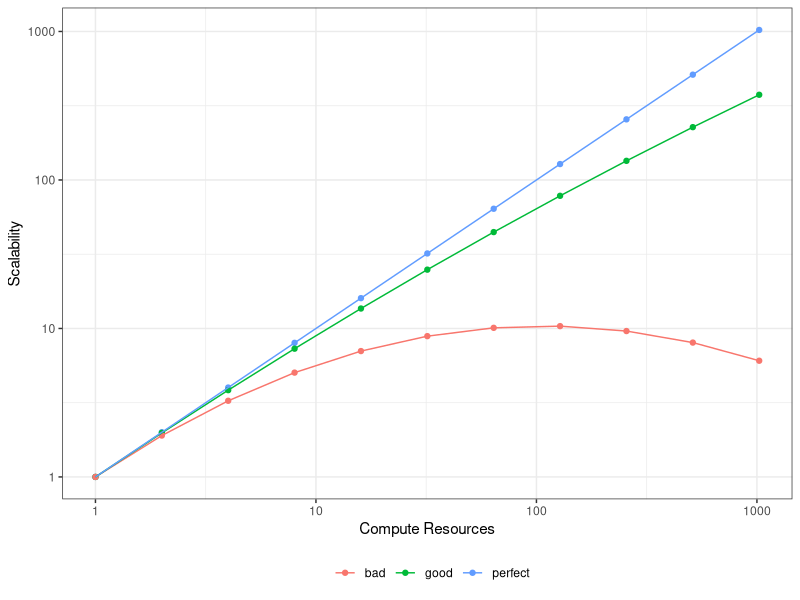
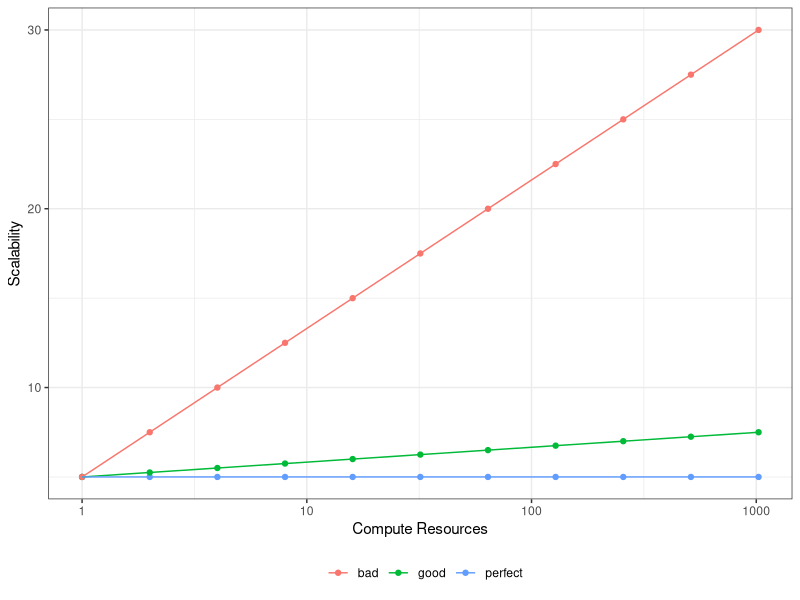

Write the R code that produced these figures, in order.
library(tidyr)
library(dplyr)
library(reshape2)
library(ggplot2)

powers = 0:10
cores = 2^powers
perfect_strong = cores
one_weak = 5
perfect_weak = rep(one_weak, length(cores))
good_strong = cores*(0.99^(powers*powers))
bad_strong = cores*(0.95^(powers*powers))
good_weak = perfect_weak + (1:length(cores) - 1)*one_weak*0.05
bad_weak = perfect_weak + (1:length(cores) - 1)*one_weak*0.5

df = data.frame(cores, perfect_strong, perfect_weak, good_strong, good_weak, bad_strong, bad_weak)
df_melt = melt(df, id="cores")
df_melt$variable = levels(df_melt$variable)[df_melt$variable]
df_melt = separate(df_melt, variable, c("kind", "scaling"), "_")

png("scaling_strong.png")
p = ggplot(filter(df_melt, scaling == "strong"), aes(cores, value, color=kind)) + geom_point() + theme_bw() + geom_line() + scale_y_log10() + scale_x_log10() + theme(legend.position="bottom") + ylab("Scalability") + xlab("Compute Resources") + labs(color="")
print(p)
dev.off()

png("scaling_weak.png")
p = ggplot(filter(df_melt, scaling == "weak"), aes(cores, value, color=kind)) + geom_point() + theme_bw() + geom_line() + scale_x_log10() + theme(legend.position="bottom") + ylab("Scalability") + xlab("Compute Resources") + labs(color="")
print(p)
dev.off()

